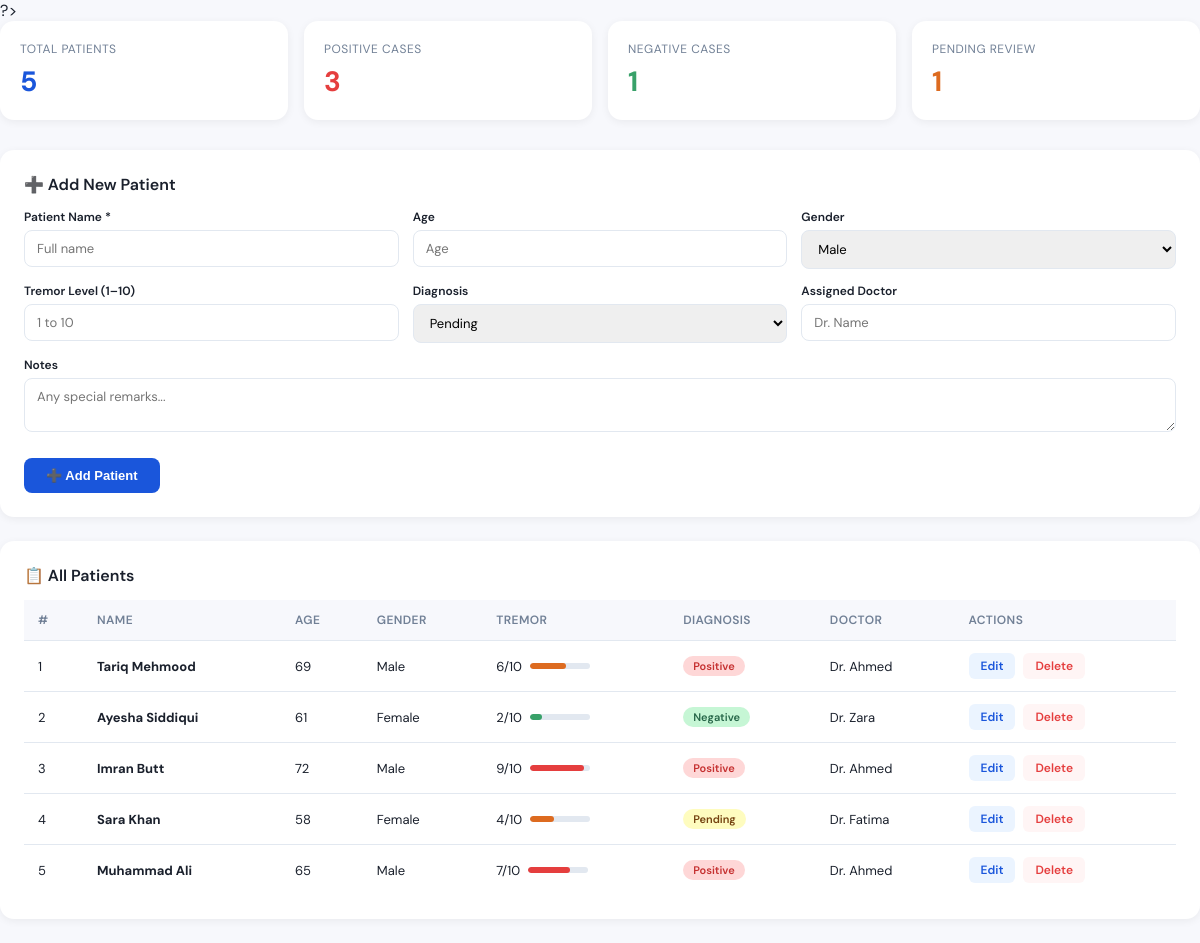
/backend/dashboard.php (signed in), run on the app's committed database.
### tables this page shows
CREATE TABLE IF NOT EXISTS patients (
    id              INT AUTO_INCREMENT PRIMARY KEY,
    patient_name    VARCHAR(100) NOT NULL,
    age             INT,
    gender          ENUM('Male','Female','Other'),
    tremor_level    INT CHECK(tremor_level BETWEEN 1 AND 10),
    diagnosis       ENUM('Positive','Negative','Pending') DEFAULT 'Pending',
    assigned_doctor VARCHAR(100),
    notes           TEXT,
    created_at      TIMESTAMP DEFAULT CURRENT_TIMESTAMP
);

### backend/dashboard.php (the view, shortened to what this page needs)
<?php
include 'db.php';
$count_pos = mysqli_query($conn, "SELECT COUNT(*) AS total FROM patients WHERE diagnosis='Positive'");
$pos = mysqli_fetch_assoc($count_pos)['total'];
$count_neg = mysqli_query($conn, "SELECT COUNT(*) AS total FROM patients WHERE diagnosis='Negative'");
$neg = mysqli_fetch_assoc($count_neg)['total'];
$count_pen = mysqli_query($conn, "SELECT COUNT(*) AS total FROM patients WHERE diagnosis='Pending'");
$pen = mysqli_fetch_assoc($count_pen)['total'];
$patients_result = mysqli_query($conn, "SELECT * FROM patients ORDER BY id DESC");
$total           = mysqli_num_rows($patients_result);
?>
<!DOCTYPE html>
<html lang="en">
<head>
</head>
  <div class="stats">
    <div class="stat-card blue">
      <div class="label">Total Patients</div>
      <div class="value"><?= $total ?></div>
    </div>
    <div class="stat-card red">
      <div class="label">Positive Cases</div>
      <div class="value"><?= $pos ?></div>
    </div>
    <div class="stat-card green">
      <div class="label">Negative Cases</div>
      <div class="value"><?= $neg ?></div>
    </div>
    <div class="stat-card orange">
      <div class="label">Pending Review</div>
      <div class="value"><?= $pen ?></div>
    </div>
  </div>
  <div class="card">
    <div class="section-title">➕ Add New Patient </div>
    <form method="POST" action="dashboard.php">
      <div class="form-grid">
        <div class="field-group">
          <label>Patient Name *</label>
          <input type="text" name="patient_name" placeholder="Full name" required/>
        </div>
        <div class="field-group">
          <label>Age</label>
          <input type="number" name="age" placeholder="Age" min="1" max="120"/>
        </div>
        <div class="field-group">
          <label>Gender</label>
          <select name="gender">
            <option value="Male">Male</option>
          </select>
        </div>
        <div class="field-group">
          <label>Tremor Level (1–10)</label>
          <input type="number" name="tremor_level" placeholder="1 to 10" min="1" max="10"/>
        </div>
        <div class="field-group">
          <label>Diagnosis</label>
          <select name="diagnosis">
            <option value="Pending">Pending</option>
          </select>
        </div>
        <div class="field-group">
          <label>Assigned Doctor</label>
          <input type="text" name="assigned_doctor" placeholder="Dr. Name"/>
        </div>
        <div class="field-group full">
          <label>Notes</label>
          <textarea name="notes" rows="2" placeholder="Any special remarks..."></textarea>
        </div>
      </div>
      <br/>
      <button type="submit" class="btn-add">➕ Add Patient</button>
    </form>
  </div>
  <div class="card">
    <div class="section-title">📋 All Patients</div>
    <table>
      <thead>
        <tr>
          <th>#</th>
          <th>Name</th>
          <th>Age</th>
          <th>Gender</th>
          <th>Tremor</th>
          <th>Diagnosis</th>
          <th>Doctor</th>
          <th>Actions</th>
        </tr>
      </thead>
      <tbody>
        <?php if (mysqli_num_rows($patients_result) == 0): ?>
          <tr><td colspan="8" class="no-data">No patients found. Please add one first!</td></tr>
        <?php else: ?>
          <?php $i = 1; while ($p = mysqli_fetch_assoc($patients_result)): ?>
          <?php
            $diag_class = strtolower($p['diagnosis']);
            $tremor_color = $p['tremor_level'] >= 7 ? '#e53e3e' : ($p['tremor_level'] >= 4 ? '#dd6b20' : '#38a169');
            $bar_width = ($p['tremor_level'] / 10) * 100;
          ?>
          <tr>
            <td><?= $i++ ?></td>
            <td><strong><?= htmlspecialchars($p['patient_name']) ?></strong></td>
            <td><?= $p['age'] ?></td>
            <td><?= $p['gender'] ?></td>
            <td>
              <div class="tremor-bar">
                <?= $p['tremor_level'] ?>/10
                <div class="bar-bg">
                  <div class="bar-fill" style="width:<?= $bar_width ?>%; background:<?= $tremor_color ?>;"></div>
                </div>
              </div>
            </td>
            <td><span class="badge <?= $diag_class ?>"><?= $p['diagnosis'] ?></span></td>
            <td><?= htmlspecialchars($p['assigned_doctor']) ?></td>
            <td>
              <div class="actions">
                <a href="edit_patient.php?id=<?= $p['id'] ?>" class="btn-edit">Edit</a>
                <a href="delete_patient.php?id=<?= $p['id'] ?>" class="btn-del"
                   onclick="return confirm('Are you sure you want to delete this patient?')"> Delete</a>
              </div>
            </td>
          </tr>
          <?php endwhile; ?>
        <?php endif; ?>
      </tbody>
    </table>
  </div>
</body>
</html>

### backend/dashboard.php (style rules this page uses)
*, *::before, *::after { box-sizing: border-box; margin: 0; padding: 0; }
.stats { display: grid; grid-template-columns: repeat(4, 1fr); gap: 16px; margin-bottom: 30px; }
.stat-card { background: #ffffff; border-radius: 14px; padding: 20px; box-shadow: 0 2px 8px rgba(0, 0, 0, 0.06); }
.stat-card .label { font-size: 12px; color: #718096; margin-bottom: 6px; text-transform: uppercase; letter-spacing: 0.5px; }
.stat-card .value { font-size: 28px; font-weight: 700; }
.stat-card.blue .value { color: #1a56db; }
.stat-card.red .value { color: #e53e3e; }
.stat-card.green .value { color: #38a169; }
.stat-card.orange .value { color: #dd6b20; }
.section-title { font-size: 16px; font-weight: 600; margin-bottom: 14px; }
.card { background: #ffffff; border-radius: 14px; padding: 24px; box-shadow: 0 2px 8px rgba(0, 0, 0, 0.06); margin-bottom: 24px; }
.form-grid { display: grid; grid-template-columns: repeat(3, 1fr); gap: 14px; }
.field-group label { display: block; font-size: 12px; font-weight: 600; color: #1a202c; margin-bottom: 5px; }
.field-group input, .field-group select, .field-group textarea { width: 100%; padding: 9px 12px; border: 1.5px solid #e2e8f0; border-radius: 8px; font-size: 13px; outline: none; font-family: inherit; transition: border 0.2s; }
.field-group.full { grid-column: 1 / -1; }
.btn-add { padding: 10px 22px; background: #1a56db; color: #ffffff; border: none; border-radius: 8px; font-size: 13px; font-weight: 600; cursor: pointer; transition: background 0.2s; }
table { width: 100%; border-collapse: collapse; }
th { background: #f7f8fc; font-size: 12px; font-weight: 600; text-transform: uppercase; letter-spacing: 0.4px; color: #718096; padding: 12px 14px; text-align: left; border-bottom: 1px solid #e2e8f0; }
td { padding: 12px 14px; font-size: 13px; border-bottom: 1px solid #e2e8f0; }
tr:last-child td { border-bottom: none; }
.badge { display: inline-block; padding: 3px 10px; border-radius: 20px; font-size: 11px; font-weight: 600; }
.badge.positive { background: #fed7d7; color: #c53030; }
.badge.negative { background: #c6f6d5; color: #276749; }
.badge.pending { background: #fefcbf; color: #744210; }
.tremor-bar { display: flex; align-items: center; gap: 8px; }
.bar-bg { width: 60px; height: 6px; background: #e2e8f0; border-radius: 3px; overflow: hidden; }
.bar-fill { height: 100%; border-radius: 3px; }
.actions { display: flex; gap: 8px; }
.btn-edit { padding: 5px 12px; background: #ebf4ff; color: #1a56db; border: none; border-radius: 6px; font-size: 12px; cursor: pointer; text-decoration: none; font-weight: 600; }
.btn-del { padding: 5px 12px; background: #fff5f5; color: #e53e3e; border: none; border-radius: 6px; font-size: 12px; cursor: pointer; text-decoration: none; font-weight: 600; }

### data on the page
patients: patient_name "Tariq Mehmood", age "69", gender "Male", tremor_level "6", diagnosis "Positive", assigned_doctor "Dr. Ahmed"
patients: patient_name "Ayesha Siddiqui", age "61", gender "Female", tremor_level "2", diagnosis "Negative", assigned_doctor "Dr. Zara"
patients: patient_name "Imran Butt", age "72", gender "Male", tremor_level "9", diagnosis "Positive", assigned_doctor "Dr. Ahmed"
patients: patient_name "Sara Khan", age "58", gender "Female", tremor_level "4", diagnosis "Pending", assigned_doctor "Dr. Fatima"
patients: patient_name "Muhammad Ali", age "65", gender "Male", tremor_level "7", diagnosis "Positive", assigned_doctor "Dr. Ahmed"

### other printed values
$total "5"
$pos "3"
$neg "1"
$pen "1"
